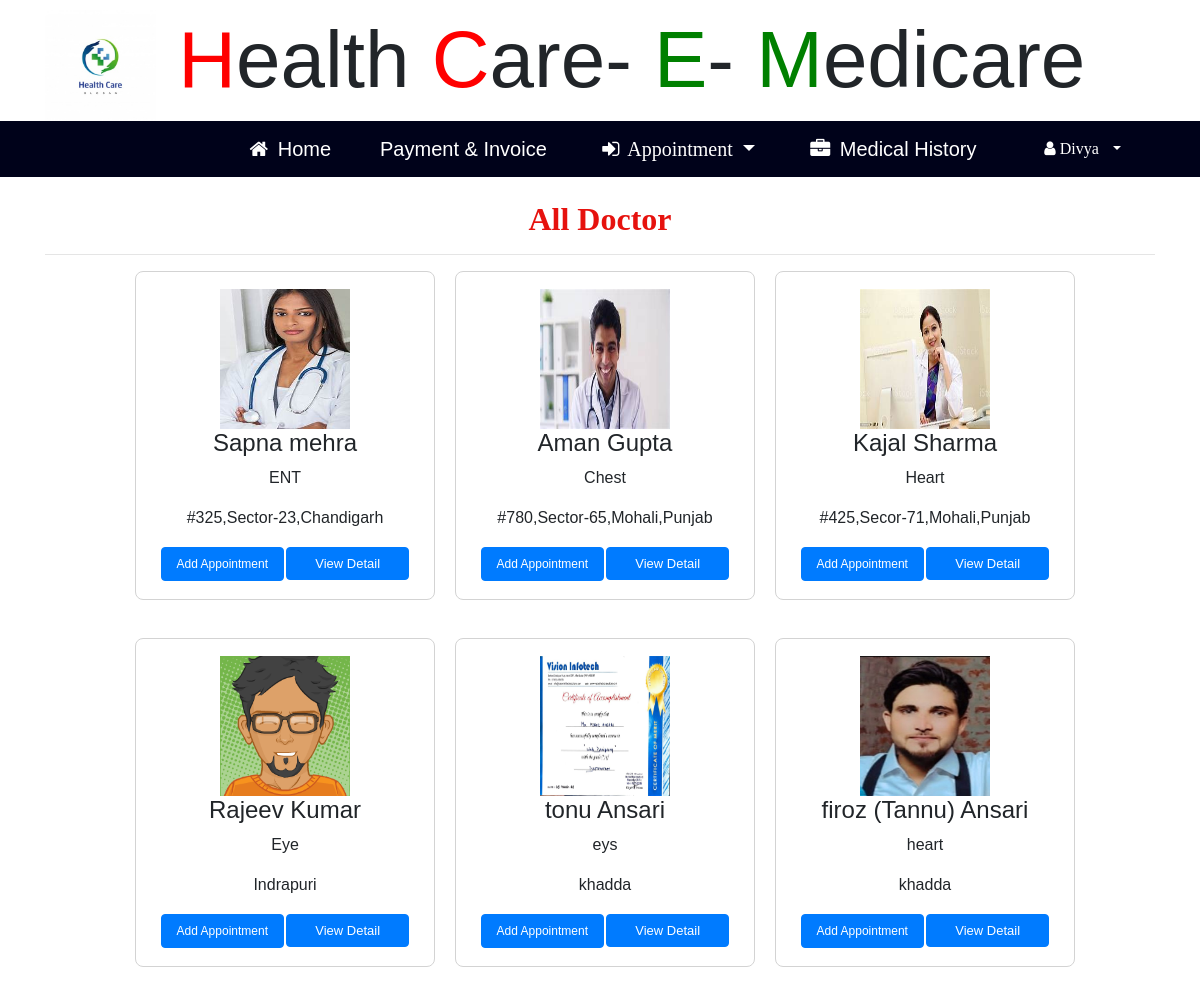
The app's page /all_doctor (signed in) with its own data.
### hopital/models.py (models this page shows, shortened)
class Doctor(models.Model):
    status = models.ForeignKey(Doc_Status,on_delete=models.CASCADE,null=True)
    sign = models.ForeignKey(Signup_User,on_delete=models.CASCADE,null=True)
    age = models.IntegerField(null=True)
    salary = models.IntegerField(null=True)
    last_attend = models.IntegerField(null=True)
    last_date = models.DateField(null=True)
    address = models.CharField(max_length=30,null=True)
    qualification = models.CharField(max_length=30,null=True)
    specialist = models.CharField(max_length=30,null=True)
    gender = models.CharField(max_length=30,null=True)

class Signup_User(models.Model):
    user = models.ForeignKey(User,on_delete=models.CASCADE,null=True)
    mobile = models.IntegerField(null=True)
    image = models.FileField(null=True)
    reg = models.CharField(max_length=30,null=True)

### hopital/views.py (the view)
# urls.py: path('all_doctor',All_Doctor,name="all_doctor"),
def All_Doctor(request):
    if not request.user.is_authenticated:
        return redirect('login_user')
    doc = Doctor.objects.all()
    d={'doc':doc}
    return render(request,'all_doctor.html',d)

### hopital/templates/all_doctor.html
{% extends 'pat_nav.html' %}
{% block body %}
{% load static %}
<div class="container">
    <h2 style="font-weight:bold;font-family : 'Monotype Corsiva' ; color : #E6120E ;margin-top:2%" align="center">All Doctor</h2><hr></div>
<div class="container" style="width:80%">
    <div class="row">
        {% for i in doc %}
        <div class="col-md-4" align="center" style="width:70%;margin-bottom:4%;">
            <div style="border:1px solid lightgrey;border-radius:8px;width:300px;padding:17px">
            <img src="{{i.sign.image.url}}" style="padding:0px;width:130px;height:140px">
            <h4>{{i.sign.user.first_name}} {{i.sign.user.last_name}}</h4>
            <p>{{i.specialist}}</p>
            <p>{{i.address}}</p>
            <div class="row" style="width:95%">
                <div class="col-md-6" style="margin:0;padding:1px">
                    <a href="{% url 'add_appointment' i.id %}"> <button class="btn btn-primary" style="height:34px;font-size:12px;margin:0;width:100%" onclick="return confirm('Are you sure?')">Add Appointment</button></a>
                </div>
                <div class="col-md-6" style="margin:0;padding:1px">
                    <a href="{% url 'doctor_detail' i.id %}"><button class="btn btn-primary" style="font-size:13px;margin:0;width:100%">View Detail</button></a>
                </div>
            </div>
            </div>
        </div>
        {% endfor %}
    </div>
</div>
{% endblock %}

### hopital/templates/pat_nav.html (shortened to what this page needs)
<!DOCTYPE html>
{% load static %}
<html>
<head>
<link rel="stylesheet" href="https://cdnjs.cloudflare.com/ajax/libs/font-awesome/4.7.0/css/font-awesome.min.css">
<link rel="stylesheet" href="https://stackpath.bootstrapcdn.com/bootstrap/4.5.0/css/bootstrap.min.css">
    <link rel="stylesheet" href="https://cdn.datatables.net/1.10.21/css/jquery.dataTables.min.css">
<link rel="stylesheet" href="https://cdn.datatables.net/buttons/1.6.2/css/buttons.dataTables.min.css">
</head>
<body>
<div class="container" style="font-size:80px;padding:-30px">
        <img src="{% static 'images/hospital11.jpg' %}" style="width:10%;height:-200px" alt=" ">
                        <span style="color:red">H</span>ealth
						<span style="color:red">C</span>are-
						<span style="color:green">E</span>-
            <span style="color:green">M</span>edicare
</div>
<div style="margin:0px;padding:0">
    <div style="margin-left:0;background-color:#00021a">
    <nav class="navbar navbar-expand-lg navbar-light" style="margin:0px;background-color:#00021a">
  <a class="navbar-brand" href="{% url 'profile' %}" style="color:white;margin-left:20%"><i class="fa fa-home" style="margin-right:4px"></i> Home </a>
  <a class="navbar-brand" href="{% url 'patient_invoice' %}" style="color:white;margin-left:2%"> Payment & Invoice</a>
        <span class="nav-item dropdown" style="margin-left:2%;color:white;font-family:'Times New Roman'">
        <a class="nav-link dropdown-toggle navbar-brand" style="color:white" href="#" id="navbarDropdown" role="button" data-toggle="dropdown" aria-haspopup="true" aria-expanded="false">
          <i class="fa fa-sign-in" style="margin-right:4px"></i> Appointment
        </a>
                  </span>
          <a class="navbar-brand" href="{% url 'pat_history' %}" style="color:white;margin-left:2%"><i class="fa fa-briefcase" style="margin-right:4px"></i> Medical History </a>
  <div class="collapse navbar-collapse nav justify-content-end"  id="navbarNavDropdown" style="margin-right:4%">
  <li class="nav-item dropdown" style="color:white">
        <a class="nav-link dropdown-toggle" style="color:white" href="#" id="navbarDropdown" role="button" data-toggle="dropdown" aria-haspopup="true" aria-expanded="false">
          <i class="fa fa-user" style="margin-right:6px"> {{request.user.username}}</i>
        </a>
      </li>
  </div></nav></div>
    {% block body %}
    {% endblock %}
</div>
</body>
</html>

### hopital/templates/pat_nav.html (style rules this page uses)
body { font-family: "Lato", sans-serif; }
body { margin:0;font-family:Arial }
.dropdown { float:right; }

### records on screen
Doctor: sign.image (picture), sign.user.first_name "Sapna", sign.user.last_name "mehra", specialist "ENT", address "#325,Sector-23,Chandigarh"
Doctor: sign.image (picture), sign.user.first_name "Aman", sign.user.last_name "Gupta", specialist "Chest", address "#780,Sector-65,Mohali,Punjab"
Doctor: sign.image (picture), sign.user.first_name "Kajal", sign.user.last_name "Sharma", specialist "Heart", address "#425,Secor-71,Mohali,Punjab"
Doctor: sign.image (picture), sign.user.first_name "Rajeev", sign.user.last_name "Kumar", specialist "Eye", address "Indrapuri"
Doctor: sign.image (picture), sign.user.first_name "tonu", sign.user.last_name "Ansari", specialist "eys", address "khadda"
Doctor: sign.image (picture), sign.user.first_name "firoz (Tannu)", sign.user.last_name "Ansari", specialist "heart", address "khadda"

### other values on screen
{{ request.user.username }} "Divya"
